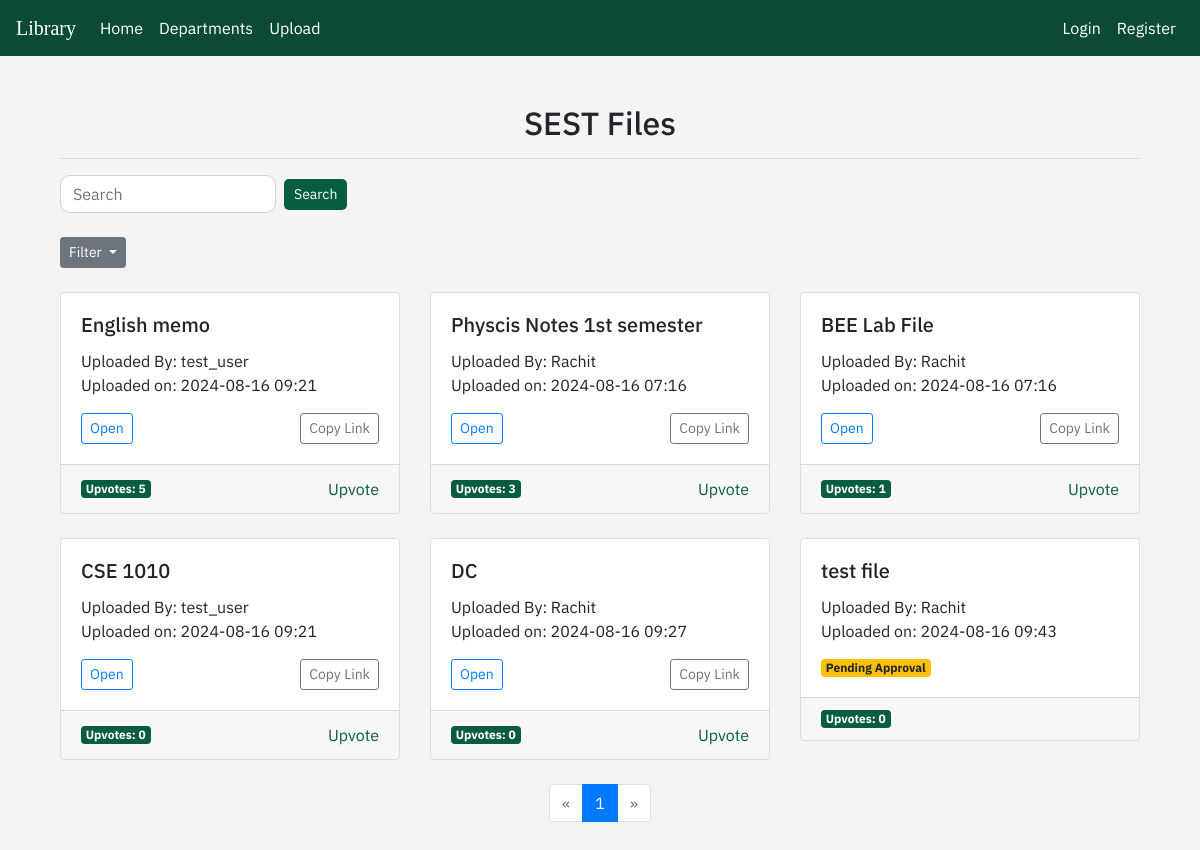
The page /department/SEST?page=2&filter= on the database as committed earlier.
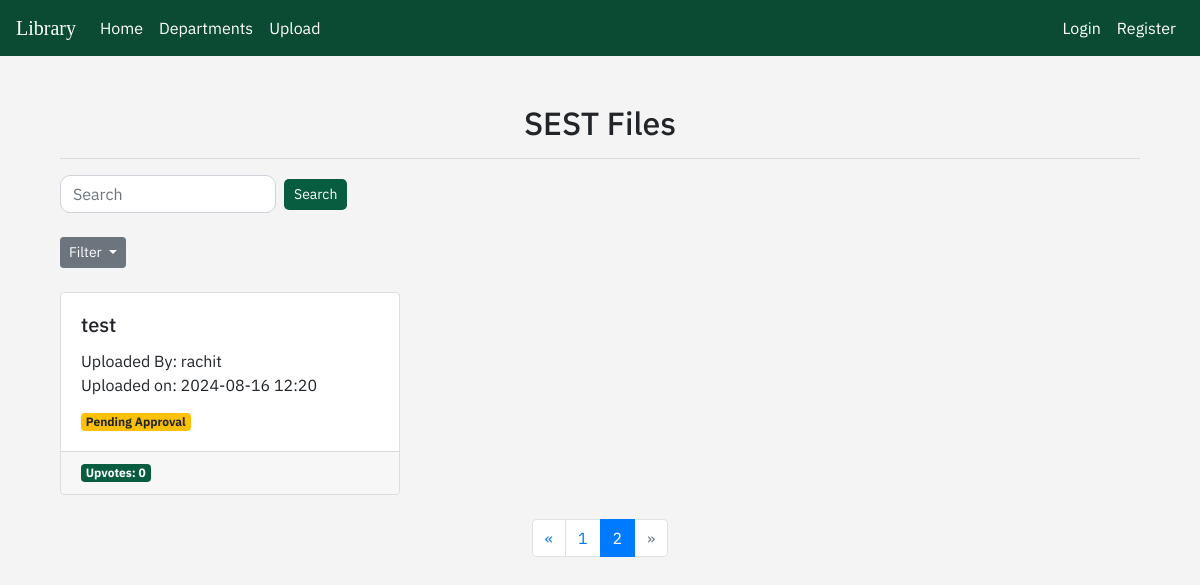
The same page on the database as committed later.
### library/models.py (models this page shows, shortened)
class File(models.Model):
        file_name = models.CharField(max_length=255)
        file_department = models.CharField(max_length=255)
        file_path = models.FileField(upload_to='uploads/')
        file_status = models.BooleanField(default=False)
        uploaded_by = models.ForeignKey(settings.AUTH_USER_MODEL, on_delete=models.SET_NULL, null=True, blank=True)
        uploaded_at = models.DateTimeField(auto_now_add=True)
        upvotes = models.IntegerField(default=0)

### library/views.py (the view)
# urls.py: path("department/<str:department_>", views.department, name='library_department'),
def department(request,department_):
    search_query = request.GET.get('search', '')
    filter_status = request.GET.get('filter', 'all')
    user = request.user
    if filter_status == 'approved':
        files = File.objects.filter(file_department=department_, file_status=True).order_by('-upvotes')
    elif filter_status == 'unapproved':
        files = File.objects.filter(file_department=department_, file_status=False).order_by('-upvotes')
    else:
        files = File.objects.filter(file_department=department_).order_by('-upvotes')
    if search_query:
        files = files.filter(file_name__icontains=search_query).order_by('-upvotes')
    paginator = Paginator(files, 6)
    page_number = request.GET.get('page')
    page_object = paginator.get_page(page_number)
    return render(request, 'library/department.html', {'page_object':page_object, 'department': department_, 'search_query':search_query, 'user':user})

### library/templates/library/department.html (shortened to what the changed rows need)
{% extends "library/base.html" %}
{% block content %}
<div class="container my-5">
    <h2 class="text-center">{{ department }} Files</h2>
    <hr>
    <form class="form-inline mb-4" method="GET" action="{% url 'library_department' department %}">
        <input class="form-control mr-sm-2 search-bar" type="search" placeholder="Search" aria-label="Search" name="search" value="{{ request.GET.search }}">
        <button class="btn btn-outline-success my-2 my-sm-0 btn-custom" type="submit">Search</button>
    </form>
    <div class="btn-group mb-4">
        <button class="btn btn-secondary btn-sm dropdown-toggle" type="button" data-toggle="dropdown" aria-haspopup="true" aria-expanded="false">
        </button>
    </div>
    {% if page_object %}
        <div class="row">
            {% for file in page_object %}
                <div class="col-md-4 mb-4">
                    <div class="card">
                        <div class="card-body">
                            <h5 class="card-title">{{ file.file_name }}</h5>
                            <p class="card-text">
                                {% if file.uploaded_by %}
                                    Uploaded By: {{ file.uploaded_by }}<br>
                                {% else %}
                                    Uploaded By: Deleted User<br>
                                {% endif %}
                                Uploaded on: {{ file.uploaded_at|date:"Y-m-d H:i" }}
                            </p>
                            <div class="d-flex justify-content-between">
                                {% if file.file_status %}
                                    <a href="{{ file.file_path.url }}" class="btn btn-outline-primary btn-sm">Open</a>
                                    <a href="#" class="btn btn-outline-secondary btn-sm" onclick="copyLink('{{ file.file_path.url }}')">Copy Link</a>
                                {% else %}
                                    <span class="badge badge-warning">Pending Approval</span>
                                {% endif %}
                            </div>
                        </div>
                        <div class="card-footer d-flex justify-content-between align-items-center">
                            <span class="badge csb">Upvotes: {{ file.upvotes }}</span>
                            {% if file.file_status %}
                            <div class="lnks">
                                <a href="{% url 'library_upvote_file' file.id %}" class="">Upvote</a>
                            </div>
                            {% endif %}
                        </div>
                    </div>
                </div>
            {% endfor %}
        </div>
        <nav aria-label="Page navigation example">
            <ul class="pagination justify-content-center">
                {% if page_object.has_previous %}
                    <li class="page-item">
                        <a class="page-link" href="?page={{ page_object.previous_page_number }}&filter={{ request.GET.filter }}{% if request.GET.search %}&search={{ request.GET.search }}{% endif %}" aria-label="Previous">
                            <span aria-hidden="true">&laquo;</span>
                        </a>
                    </li>
                {% else %}
                    <li class="page-item disabled">
                        <span class="page-link">&laquo;</span>
                    </li>
                {% endif %}
                {% for i in page_object.paginator.page_range %}
                    <li class="page-item {% if page_object.number == i %}active{% endif %}">
                        <a class="page-link" href="?page={{ i }}&filter={{ request.GET.filter }}{% if request.GET.search %}&search={{ request.GET.search }}{% endif %}">{{ i }}</a>
                    </li>
                {% endfor %}
            </ul>
        </nav>
    {% else %}
        <p class="text-center">No files found for this department.</p>
    {% endif %}
</div>
{% endblock %}

Rows that differ between the two databases and show on the page:
no longer on this page (row unchanged): File: file_name "English memo", uploaded_by "test_user", uploaded_at "2024-08-16 09:21", upvotes "5", file_status "Upvote"
no longer on this page (row unchanged): File: file_name "Physcis Notes 1st semester", uploaded_by "Rachit", uploaded_at "2024-08-16 07:16", upvotes "3", file_status "Upvote"
no longer on this page (row edited): File: file_name "BEE Lab File", uploaded_by "Rachit", uploaded_at "2024-08-16 07:16", upvotes "1", file_status "Upvote"
no longer on this page (row edited): File: file_name "CSE 1010", uploaded_by "test_user", uploaded_at "2024-08-16 09:21", upvotes "0", file_status "Upvote"
no longer on this page (row edited): File: file_name "DC", uploaded_by "Rachit", uploaded_at "2024-08-16 09:27", upvotes "0", file_status "Upvote"
no longer on this page (row edited): File: file_name "test file", uploaded_by "Rachit", uploaded_at "2024-08-16 09:43", file_status "Pending Approval", upvotes "0"
added File: file_department "SEST", file_name "test", uploaded_by "rachit", uploaded_at "2024-08-16 12:20", file_status "Pending Approval", upvotes "0"
Other text that changed with them:
{{ department }}: "SEST" → (not shown)
new list line: "2"
